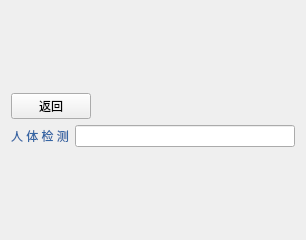
<?xml version="1.0" encoding="UTF-8"?>
<ui version="4.0">
 <class>EventsWidget</class>
 <widget class="QWidget" name="EventsWidget">
  <property name="geometry">
   <rect>
    <x>0</x>
    <y>0</y>
    <width>306</width>
    <height>240</height>
   </rect>
  </property>
  <property name="windowTitle">
   <string>Form</string>
  </property>
  <layout class="QGridLayout" name="gridLayout">
   <item row="0" column="0">
    <layout class="QVBoxLayout" name="verticalLayout_2">
     <item>
      <layout class="QHBoxLayout" name="horizontalLayout">
       <item>
        <widget class="QPushButton" name="pushButton_return">
         <property name="styleSheet">
          <string notr="true">font: 20pt &quot;Ubuntu&quot;;</string>
         </property>
         <property name="text">
          <string>返回</string>
         </property>
        </widget>
       </item>
       <item>
        <spacer name="horizontalSpacer">
         <property name="orientation">
          <enum>Qt::Horizontal</enum>
         </property>
         <property name="sizeHint" stdset="0">
          <size>
           <width>40</width>
           <height>20</height>
          </size>
         </property>
        </spacer>
       </item>
      </layout>
     </item>
     <item>
      <layout class="QVBoxLayout" name="verticalLayout">
       <item>
        <layout class="QHBoxLayout" name="horizontalLayout_4">
         <item>
          <widget class="QLabel" name="label_3">
           <property name="styleSheet">
            <string notr="true">font: 20pt &quot;Ubuntu&quot;;
color: rgb(52, 101, 164);</string>
           </property>
           <property name="text">
            <string>人 体 检 测</string>
           </property>
          </widget>
         </item>
         <item>
          <widget class="QLineEdit" name="lineEdit_human"/>
         </item>
        </layout>
       </item>
      </layout>
     </item>
    </layout>
   </item>
  </layout>
 </widget>
 <resources/>
 <connections/>
</ui>
